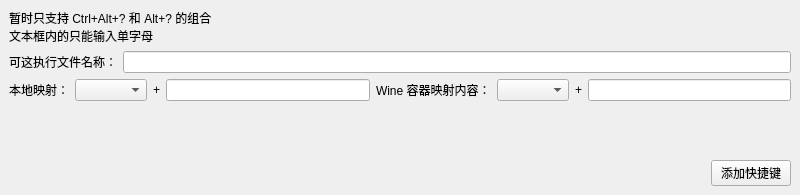
<?xml version="1.0" encoding="UTF-8"?>
<ui version="4.0">
 <class>MainWindow</class>
 <widget class="QMainWindow" name="MainWindow">
  <property name="geometry">
   <rect>
    <x>0</x>
    <y>0</y>
    <width>800</width>
    <height>195</height>
   </rect>
  </property>
  <property name="windowTitle">
   <string>添加快捷键</string>
  </property>
  <property name="windowIcon">
   <iconset theme="..">
    <normaloff>../../../.designer/backup</normaloff>../../../.designer/backup</iconset>
  </property>
  <widget class="QWidget" name="centralwidget">
   <layout class="QVBoxLayout" name="verticalLayout">
    <item>
     <widget class="QLabel" name="addTips">
      <property name="text">
       <string>暂时只支持 Ctrl+Alt+? 和 Alt+? 的组合
文本框内的只能输入单字母</string>
      </property>
     </widget>
    </item>
    <item>
     <layout class="QHBoxLayout" name="horizontalLayout_3">
      <item>
       <widget class="QLabel" name="exeNameTips">
        <property name="text">
         <string>可这执行文件名称：</string>
        </property>
       </widget>
      </item>
      <item>
       <widget class="QLineEdit" name="exeName"/>
      </item>
     </layout>
    </item>
    <item>
     <layout class="QHBoxLayout" name="horizontalLayout">
      <item>
       <widget class="QLabel" name="localTips">
        <property name="text">
         <string>本地映射：</string>
        </property>
       </widget>
      </item>
      <item>
       <widget class="QComboBox" name="localKeyboardChoose"/>
      </item>
      <item>
       <widget class="QLabel" name="addTips_2">
        <property name="text">
         <string>+</string>
        </property>
       </widget>
      </item>
      <item>
       <widget class="QLineEdit" name="localKey"/>
      </item>
      <item>
       <widget class="QLabel" name="wineTips">
        <property name="text">
         <string>Wine 容器映射内容：</string>
        </property>
       </widget>
      </item>
      <item>
       <widget class="QComboBox" name="wineKeyboardChoose"/>
      </item>
      <item>
       <widget class="QLabel" name="addTipsWine">
        <property name="text">
         <string>+</string>
        </property>
       </widget>
      </item>
      <item>
       <widget class="QLineEdit" name="wineKey"/>
      </item>
     </layout>
    </item>
    <item>
     <spacer name="verticalSpacer">
      <property name="orientation">
       <enum>Qt::Vertical</enum>
      </property>
      <property name="sizeHint" stdset="0">
       <size>
        <width>20</width>
        <height>40</height>
       </size>
      </property>
     </spacer>
    </item>
    <item>
     <layout class="QHBoxLayout" name="horizontalLayout_2">
      <item>
       <spacer name="horizontalSpacer">
        <property name="orientation">
         <enum>Qt::Horizontal</enum>
        </property>
        <property name="sizeHint" stdset="0">
         <size>
          <width>40</width>
          <height>20</height>
         </size>
        </property>
       </spacer>
      </item>
      <item>
       <widget class="QPushButton" name="addButton">
        <property name="text">
         <string>添加快捷键</string>
        </property>
       </widget>
      </item>
     </layout>
    </item>
   </layout>
  </widget>
 </widget>
 <resources/>
 <connections/>
</ui>
